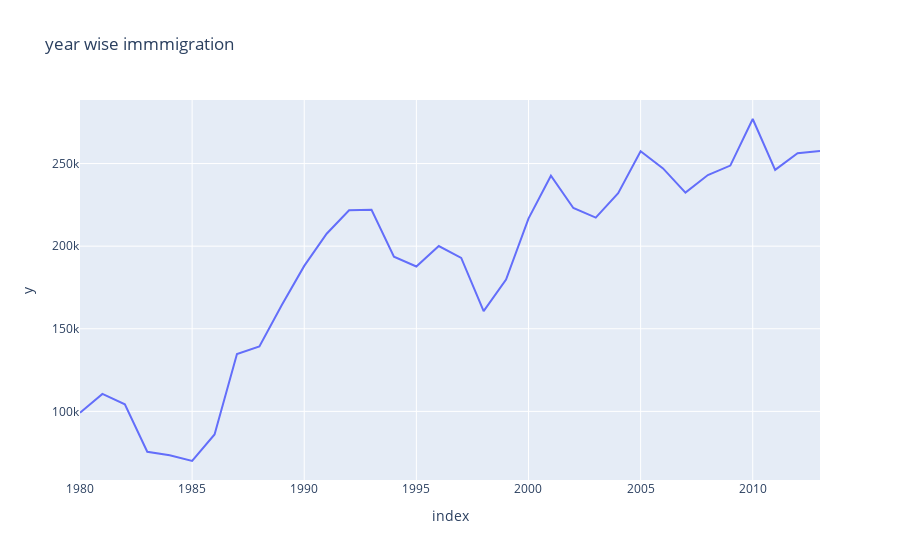

The notebook cell saved with this chart:
### Code cell
fig = px.line(year_wise_trend,year_wise_trend.index,year_wise_trend.values,title = "year wise immmigration")
fig.show()

### Figure 1 — Plotly figure (JSON) as saved in the notebook; plotly's stock layout.template omitted (floating-point values rounded to 4 significant figures)
{"data": [{"hovertemplate": "index=%{x}<br>y=%{y}<extra></extra>", "legendgroup": "", "line": {"color": "#636efa", "dash": "solid"}, "marker": {"symbol": "circle"}, "mode": "lines", "name": "", "orientation": "v", "showlegend": false, "type": "scatter", "x": [1980, 1981, 1982, 1983, 1984, 1985, 1986, 1987, 1988, 1989, 1990, 1991, 1992, 1993, 1994, 1995, 1996, 1997, 1998, 1999, 2000, 2001, 2002, 2003, 2004, 2005, 2006, 2007, 2008, 2009, 2010, 2011, 2012, 2013], "xaxis": "x", "y": [99137, 110563, 104271, 75550, 73417, 69978, 86048, 134771, 139306, 164432, 188054, 207509, 221687, 222049, 193665, 187712, 200085, 192885, 160727, 179818, 216712, 242643, 223111, 217297, 232083, 257457, 247057, 232405, 243047, 248768, 276956, 246194, 256222, 257537], "yaxis": "y"}], "layout": {"legend": {"tracegroupgap": 0}, "title": {"text": "year wise immmigration"}, "xaxis": {"anchor": "y", "domain": [0, 1], "title": {"text": "index"}}, "yaxis": {"anchor": "x", "domain": [0, 1], "title": {"text": "y"}}}}
